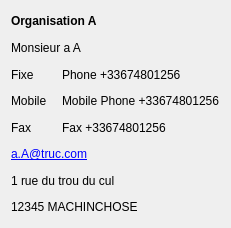
<?xml version="1.0" encoding="UTF-8"?>
<ui version="4.0">
 <class>CustomerDataWidget</class>
 <widget class="QWidget" name="CustomerDataWidget">
  <property name="geometry">
   <rect>
    <x>0</x>
    <y>0</y>
    <width>231</width>
    <height>228</height>
   </rect>
  </property>
  <property name="windowTitle">
   <string>Form</string>
  </property>
  <layout class="QGridLayout" name="gridLayout">
   <item row="3" column="1">
    <widget class="QLabel" name="lbPhone">
     <property name="text">
      <string>Phone +33674801256</string>
     </property>
    </widget>
   </item>
   <item row="5" column="1">
    <widget class="QLabel" name="lbFax">
     <property name="text">
      <string>Fax +33674801256</string>
     </property>
    </widget>
   </item>
   <item row="4" column="1">
    <widget class="QLabel" name="lbMobilePhone">
     <property name="text">
      <string>Mobile Phone +33674801256</string>
     </property>
    </widget>
   </item>
   <item row="3" column="0">
    <widget class="QLabel" name="lbTitlePhone">
     <property name="minimumSize">
      <size>
       <width>0</width>
       <height>0</height>
      </size>
     </property>
     <property name="maximumSize">
      <size>
       <width>50</width>
       <height>16777215</height>
      </size>
     </property>
     <property name="text">
      <string>Fixe</string>
     </property>
    </widget>
   </item>
   <item row="4" column="0">
    <widget class="QLabel" name="lbTitleMobile">
     <property name="maximumSize">
      <size>
       <width>50</width>
       <height>16777215</height>
      </size>
     </property>
     <property name="text">
      <string>Mobile</string>
     </property>
    </widget>
   </item>
   <item row="5" column="0">
    <widget class="QLabel" name="lbTitleFax">
     <property name="maximumSize">
      <size>
       <width>50</width>
       <height>16777215</height>
      </size>
     </property>
     <property name="text">
      <string>Fax</string>
     </property>
    </widget>
   </item>
   <item row="2" column="0" colspan="2">
    <widget class="QLabel" name="lbName">
     <property name="text">
      <string>Monsieur a A</string>
     </property>
    </widget>
   </item>
   <item row="0" column="0" colspan="2">
    <widget class="QLabel" name="lbCompany">
     <property name="minimumSize">
      <size>
       <width>0</width>
       <height>0</height>
      </size>
     </property>
     <property name="styleSheet">
      <string notr="true">background: url(:/icons/customer24) 100% 100% no-repeat;
background-position:left;
font-weight: bold;</string>
     </property>
     <property name="text">
      <string>&lt;b&gt;Organisation A&lt;/b&gt;</string>
     </property>
    </widget>
   </item>
   <item row="6" column="0" colspan="2">
    <widget class="QLabel" name="lbEmail">
     <property name="text">
      <string>&lt;html&gt;&lt;head/&gt;&lt;body&gt;&lt;p&gt;&lt;a href=&quot;#&quot;&gt;&lt;span style=&quot; text-decoration: underline; color:#0000ff;&quot;&gt;a.A@truc.com&lt;/span&gt;&lt;/a&gt;&lt;/p&gt;&lt;/body&gt;&lt;/html&gt;</string>
     </property>
    </widget>
   </item>
   <item row="7" column="0" colspan="2">
    <widget class="QLabel" name="lbAddress">
     <property name="text">
      <string>1 rue du trou du cul </string>
     </property>
    </widget>
   </item>
   <item row="8" column="0" colspan="2">
    <widget class="QLabel" name="lbPostalCodeCityCountry">
     <property name="text">
      <string>12345 MACHINCHOSE</string>
     </property>
    </widget>
   </item>
  </layout>
 </widget>
 <resources/>
 <connections/>
</ui>
